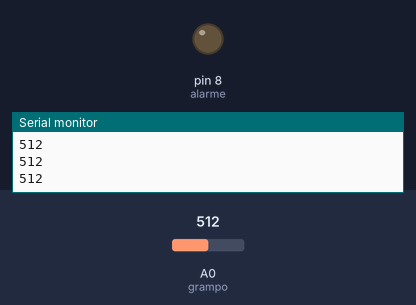
Simulated run of this sketch. Board: Arduino Uno, built with avr-gcc and run on an emulated ATmega328P. Shown: output pins drawn as LEDs (lit = HIGH), the last lines printed to the serial monitor. The test bench sets the inputs (shaded band); at power-on: A0 (grampo) = 512.

Above: at 1.2 s.
1.3 s: A0 (grampo) set to 1005
2.8 s: A0 (grampo) set to 1023
At 4.0 s:
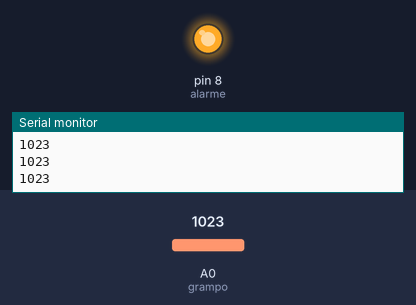
4.3 s: A0 (grampo) set to 900
At 5.0 s:
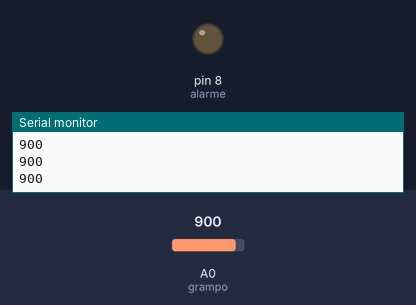
Timing chart, 0 to 7.3 s (numbered marks = the images above; inputs shaded):
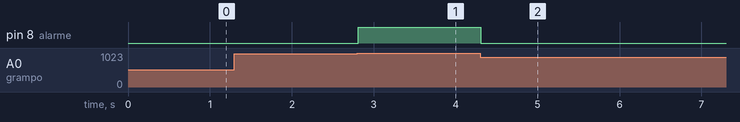

The sketch:

esquema_de_alrme.ino
```cpp
const int alarme = 8;
const int grampo = 0;
int estado = 0;

void setup(){
  pinMode(alarme, OUTPUT);
  //pinMode(grampo, INPUT);
  Serial.begin(9600);
}

void loop(){

    //estado = digitalRead(grampo);
    estado = analogRead(grampo);
    //delay(1000);
    Serial.println(estado);

    if(estado == 1023){
      digitalWrite(alarme, HIGH);
    }else{
      digitalWrite(alarme, LOW);
    }


}
```

Measured:
- the behaviour switches between 1022 and 1023 on A0 (grampo) (found by bisection; images 0 and 1)
- after the input at 2.8 s, pin 8 (alarme): LOW → HIGH at once
- after the input at 4.3 s, pin 8 (alarme): HIGH → LOW at once
